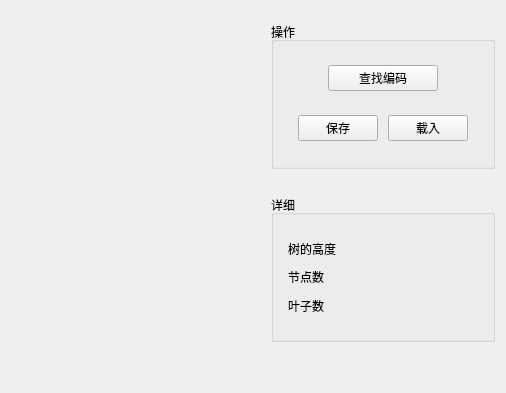
<?xml version="1.0" encoding="UTF-8"?>
<ui version="4.0">
 <class>Form</class>
 <widget class="QWidget" name="Form">
  <property name="geometry">
   <rect>
    <x>0</x>
    <y>0</y>
    <width>506</width>
    <height>393</height>
   </rect>
  </property>
  <property name="windowTitle">
   <string>树</string>
  </property>
  <layout class="QHBoxLayout" name="horizontalLayout_5">
   <item>
    <layout class="QHBoxLayout" name="horizontalLayout_4" stretch="3,2">
     <item>
      <layout class="QVBoxLayout" name="paintingLayout"/>
     </item>
     <item>
      <layout class="QVBoxLayout" name="verticalLayout_3">
       <property name="spacing">
        <number>26</number>
       </property>
       <property name="topMargin">
        <number>11</number>
       </property>
       <property name="rightMargin">
        <number>0</number>
       </property>
       <property name="bottomMargin">
        <number>40</number>
       </property>
       <item>
        <widget class="QGroupBox" name="groupBox_2">
         <property name="title">
          <string>操作</string>
         </property>
         <layout class="QHBoxLayout" name="horizontalLayout_2">
          <item>
           <layout class="QVBoxLayout" name="verticalLayout_2">
            <property name="spacing">
             <number>10</number>
            </property>
            <property name="leftMargin">
             <number>15</number>
            </property>
            <property name="rightMargin">
             <number>15</number>
            </property>
            <item>
             <layout class="QVBoxLayout" name="verticalLayout">
              <property name="spacing">
               <number>16</number>
              </property>
              <property name="leftMargin">
               <number>30</number>
              </property>
              <property name="rightMargin">
               <number>30</number>
              </property>
              <item>
               <widget class="QPushButton" name="findCodeButton">
                <property name="text">
                 <string>查找编码</string>
                </property>
               </widget>
              </item>
             </layout>
            </item>
            <item>
             <layout class="QHBoxLayout" name="horizontalLayout">
              <property name="topMargin">
               <number>0</number>
              </property>
              <property name="bottomMargin">
               <number>0</number>
              </property>
              <item>
               <widget class="QPushButton" name="saveButton">
                <property name="text">
                 <string>保存</string>
                </property>
               </widget>
              </item>
              <item>
               <widget class="QPushButton" name="loadButton">
                <property name="text">
                 <string>载入</string>
                </property>
               </widget>
              </item>
             </layout>
            </item>
           </layout>
          </item>
         </layout>
        </widget>
       </item>
       <item>
        <widget class="QGroupBox" name="groupBox">
         <property name="title">
          <string>详细</string>
         </property>
         <layout class="QHBoxLayout" name="horizontalLayout_3">
          <property name="spacing">
           <number>0</number>
          </property>
          <item>
           <layout class="QGridLayout" name="gridLayout">
            <property name="leftMargin">
             <number>5</number>
            </property>
            <property name="topMargin">
             <number>10</number>
            </property>
            <property name="rightMargin">
             <number>10</number>
            </property>
            <property name="bottomMargin">
             <number>10</number>
            </property>
            <item row="3" column="2">
             <widget class="QLabel" name="leafCountlabel">
              <property name="text">
               <string/>
              </property>
             </widget>
            </item>
            <item row="2" column="1">
             <widget class="QLabel" name="label_5">
              <property name="text">
               <string>节点数</string>
              </property>
             </widget>
            </item>
            <item row="2" column="2">
             <widget class="QLabel" name="nodeCountlabel">
              <property name="text">
               <string/>
              </property>
             </widget>
            </item>
            <item row="3" column="1">
             <widget class="QLabel" name="label_3">
              <property name="text">
               <string>叶子数</string>
              </property>
             </widget>
            </item>
            <item row="1" column="2">
             <widget class="QLabel" name="treeHeightlabel">
              <property name="text">
               <string/>
              </property>
             </widget>
            </item>
            <item row="1" column="1">
             <widget class="QLabel" name="label">
              <property name="text">
               <string>树的高度</string>
              </property>
             </widget>
            </item>
           </layout>
          </item>
         </layout>
        </widget>
       </item>
      </layout>
     </item>
    </layout>
   </item>
  </layout>
 </widget>
 <resources/>
 <connections/>
</ui>
